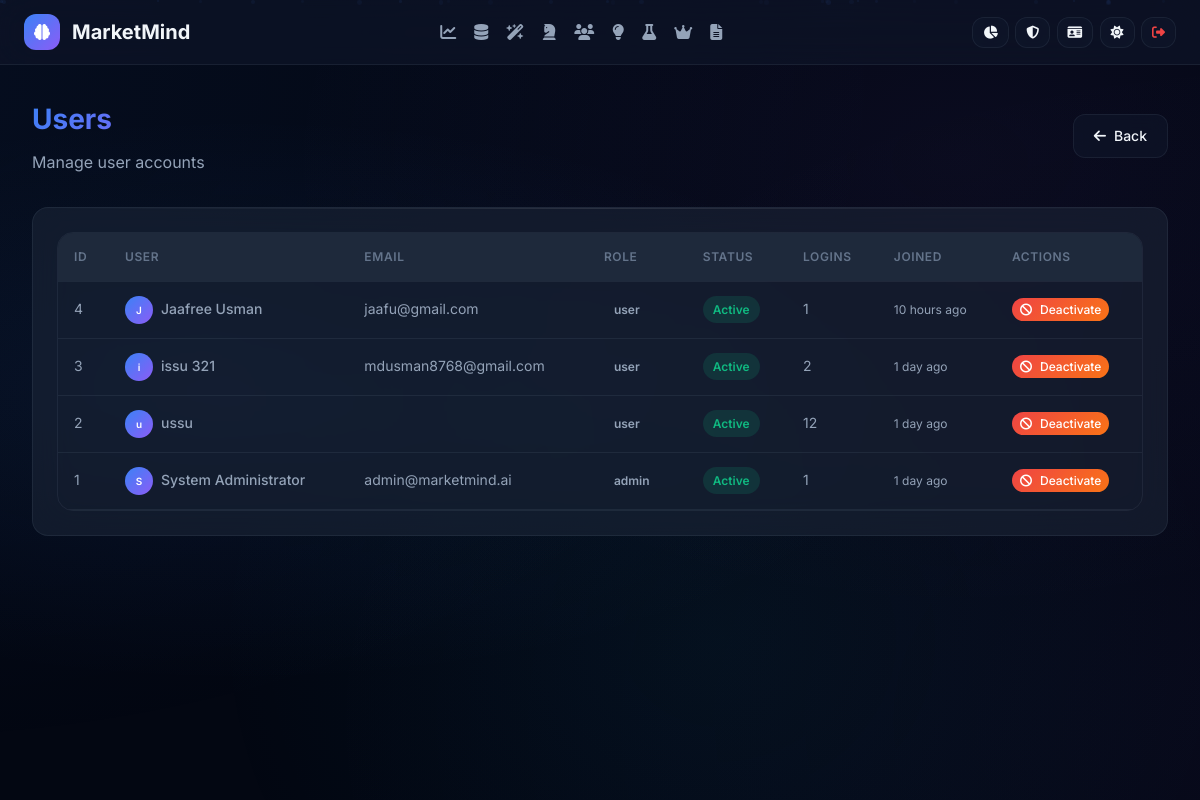
/admin/users (signed in), run on an earlier commit of the app's database.
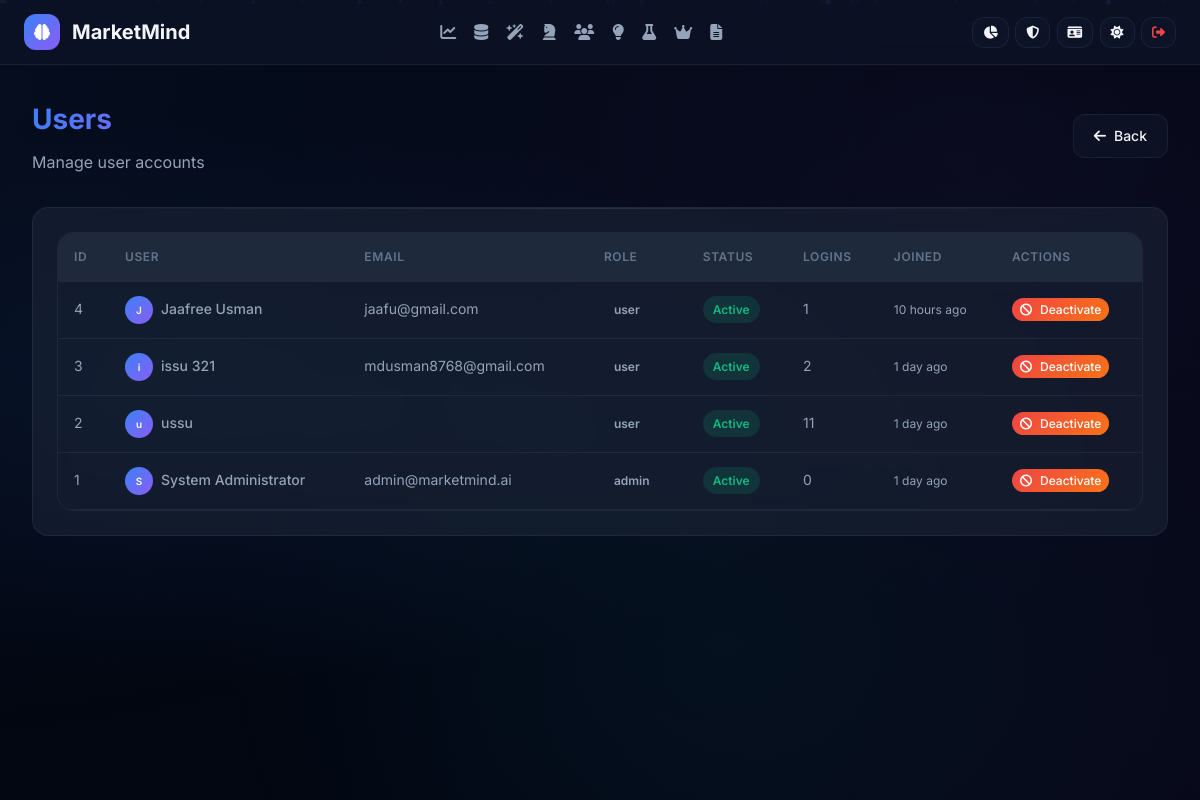
And on a later commit of the database.
### database/models.py (models this page shows, shortened)
class User(UserMixin, db.Model):
    __tablename__ = 'users'
    id = db.Column(db.Integer, primary_key=True)
    username = db.Column(db.String(80), unique=True, nullable=False, index=True)
    email = db.Column(db.String(120), unique=True, nullable=False, index=True)
    password_hash = db.Column(db.String(255), nullable=False)
    first_name = db.Column(db.String(50), nullable=True)
    last_name = db.Column(db.String(50), nullable=True)
    role = db.Column(db.String(20), default='user')
    is_active = db.Column(db.Boolean, default=True)
    is_verified = db.Column(db.Boolean, default=False)
    avatar_url = db.Column(db.String(255), nullable=True)
    bio = db.Column(db.Text, nullable=True)
    company = db.Column(db.String(100), nullable=True)
    job_title = db.Column(db.String(100), nullable=True)
    phone = db.Column(db.String(20), nullable=True)
    theme_preference = db.Column(db.String(10), default='dark')
    language = db.Column(db.String(10), default='en')
    timezone = db.Column(db.String(50), default='UTC')
    date_format = db.Column(db.String(20), default='YYYY-MM-DD')
    notification_enabled = db.Column(db.Boolean, default=True)
    two_factor_enabled = db.Column(db.Boolean, default=False)
    api_key = db.Column(db.String(64), unique=True, nullable=True)
    last_login = db.Column(db.DateTime, nullable=True)
    login_count = db.Column(db.Integer, default=0)
    created_at = db.Column(db.DateTime, default=datetime.now)
    updated_at = db.Column(db.DateTime, default=datetime.now, onupdate=datetime.now)
    datasets = db.relationship('Dataset', backref='user', lazy='dynamic', cascade='all, delete-orphan')
    reports = db.relationship('Report', backref='user', lazy='dynamic', cascade='all, delete-orphan')
    forecasts = db.relationship('Forecast', backref='user', lazy='dynamic', cascade='all, delete-orphan')
    activity_logs = db.relationship('ActivityLog', backref='user', lazy='dynamic', cascade='all, delete-orphan')
    login_history = db.relationship('LoginHistory', backref='user', lazy='dynamic', cascade='all, delete-orphan')
    @property
    def is_admin(self):
        return self.role in ['admin', 'superadmin']
    @property
    def full_name(self):
        if self.first_name and self.last_name:
            return f"{self.first_name} {self.last_name}"
        return self.username

### app.py (the view)
@app.route('/admin/users')
@login_required
def admin_users():
    if not current_user.is_admin:
        abort(403)
    if not MODULES_AVAILABLE['models']:
        return render_template('admin/users.html', users=[], page=1, total=0, total_pages=1)
    page = request.args.get('page', 1, type=int)
    per_page = 25
    users_query = User.query.order_by(User.created_at.desc())
    total = users_query.count()
    users = users_query.offset((page - 1) * per_page).limit(per_page).all()
    return render_template('admin/users.html', users=users, page=page,
                         total=total, total_pages=(total + per_page - 1) // per_page)

### app.py (called while the page is built)
@app.context_processor
def inject_globals():
    return {
        'now': datetime.now(),
        'format_number': format_number,
        'format_currency': format_currency,
        'format_percentage': format_percentage,
        'score_to_color': score_to_color,
        'score_to_rating': score_to_rating,
        'time_ago': time_ago
    }

@login_manager.user_loader
def load_user(user_id):
    if MODULES_AVAILABLE['models']:
        return User.query.get(int(user_id))
    return None

@app.before_request
def before_request():
    if current_user.is_authenticated and MODULES_AVAILABLE['models']:
        current_user.updated_at = datetime.now()
        db.session.commit()

### templates/admin/users.html (shortened to what this page needs)
{% extends 'base.html' %}
{% block content %}
<div class="page-container">
    <div class="page-header flex items-center justify-between">
        <div><h1>Users</h1><p>Manage user accounts</p></div>
        <a href="{{ url_for('admin_dashboard') }}" class="glass-btn"><i class="fas fa-arrow-left"></i> Back</a>
    </div>
    <div class="glass-card">
        <div class="data-table-container">
            <table class="data-table">
                <thead>
                    <tr>
                        <th>ID</th><th>User</th><th>Email</th><th>Role</th><th>Status</th><th>Logins</th><th>Joined</th><th>Actions</th>
                    </tr>
                </thead>
                <tbody>
                    {% for u in users %}
                    <tr>
                        <td>{{ u.id }}</td>
                        <td>
                            <div class="flex items-center gap-2">
                                <div style="width: 28px; height: 28px; border-radius: 50%; background: var(--gradient-primary); display: flex; align-items: center; justify-content: center; font-size: 0.625rem; color: white; font-weight: 600;">
                                    {{ u.first_name[0] if u.first_name else u.username[0] }}
                                </div>
                                <span style="font-weight: 500;">{{ u.full_name }}</span>
                            </div>
                        </td>
                        <td style="font-size: 0.875rem;">{{ u.email }}</td>
                        <td><span class="badge badge-{{ 'purple' if u.role == 'admin' else 'blue' }}">{{ u.role }}</span></td>
                        <td><span class="badge badge-{{ 'success' if u.is_active else 'danger' }}">{{ 'Active' if u.is_active else 'Inactive' }}</span></td>
                        <td>{{ u.login_count }}</td>
                        <td style="font-size: 0.75rem;">{{ time_ago(u.created_at) }}</td>
                        <td>
                            <form method="POST" action="{{ url_for('admin_toggle_user', user_id=u.id) }}" style="display: inline;" onsubmit="return confirm('Toggle user status?');">
                                <button type="submit" class="glass-btn {{ 'glass-btn-danger' if u.is_active else 'glass-btn-success' }}" style="padding: 0.25rem 0.5rem; font-size: 0.75rem;" {{ 'disabled' if u.id == current_user.id }}>
                                    <i class="fas fa-{{ 'ban' if u.is_active else 'check' }}"></i> {{ 'Deactivate' if u.is_active else 'Activate' }}
                                </button>
                            </form>
                        </td>
                    </tr>
                    {% endfor %}
                </tbody>
            </table>
        </div>
    </div>
</div>
{% endblock %}

What changed in the data, as far as the page shows it:
changed User "ussu": login_count "12" → "11"
changed User "System Administrator": login_count "1" → "0"
